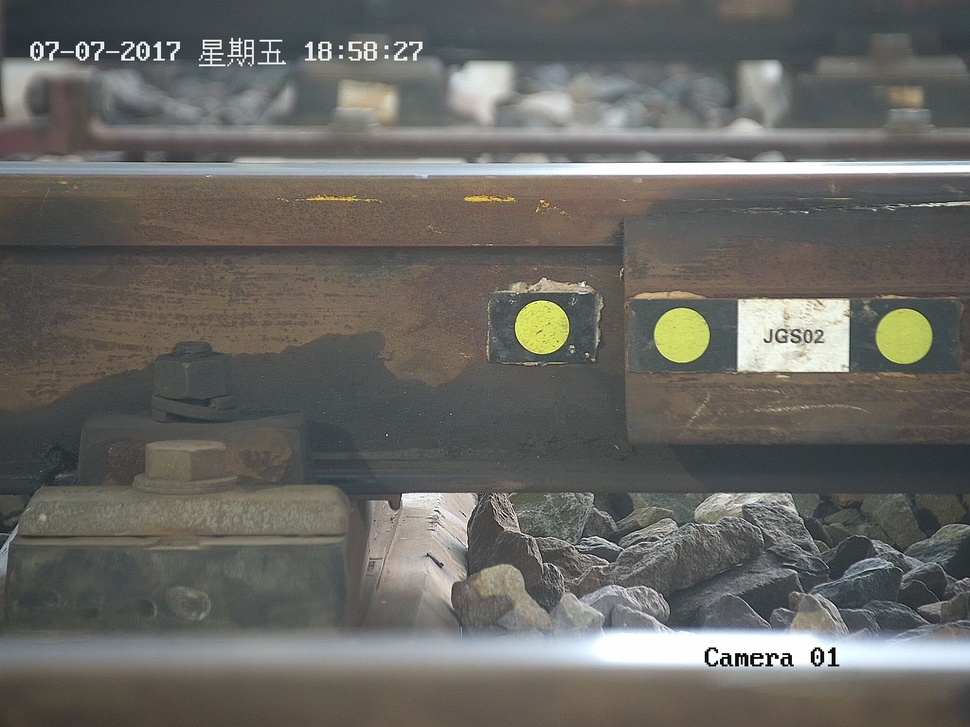
#> input picture 1.jpg, 970 x 727 px, shrunk from 2048 x 1536 before the run
$ python cannytest.py
#> lines starting #> are read from the running program, lines starting #| are printed output that depends on the picture; after the words box and inside, x2 and y2 are one past the last pixel; in counts of white or black regions, pixels touching at a corner belong together
import cv2
import numpy as np


def CannyThreshold(lowThreshold):
    detected_edges = cv2.GaussianBlur(gray, (3, 3), 0)
    detected_edges = cv2.Canny(detected_edges, lowThreshold, lowThreshold * ratio, apertureSize=kernel_size)
    dst = cv2.bitwise_and(img, img, mask=detected_edges)  # just add some colours to edges from original image.
    cv2.imshow('canny demo', dst)


lowThreshold = 0
max_lowThreshold = 200
ratio = 3
kernel_size = 3

img = cv2.imread('1.jpg')
#> img is the input picture: shape (727, 970, 3); mean B, G, R 99, 103.6, 104.7
gray = cv2.cvtColor(img, cv2.COLOR_BGR2GRAY)
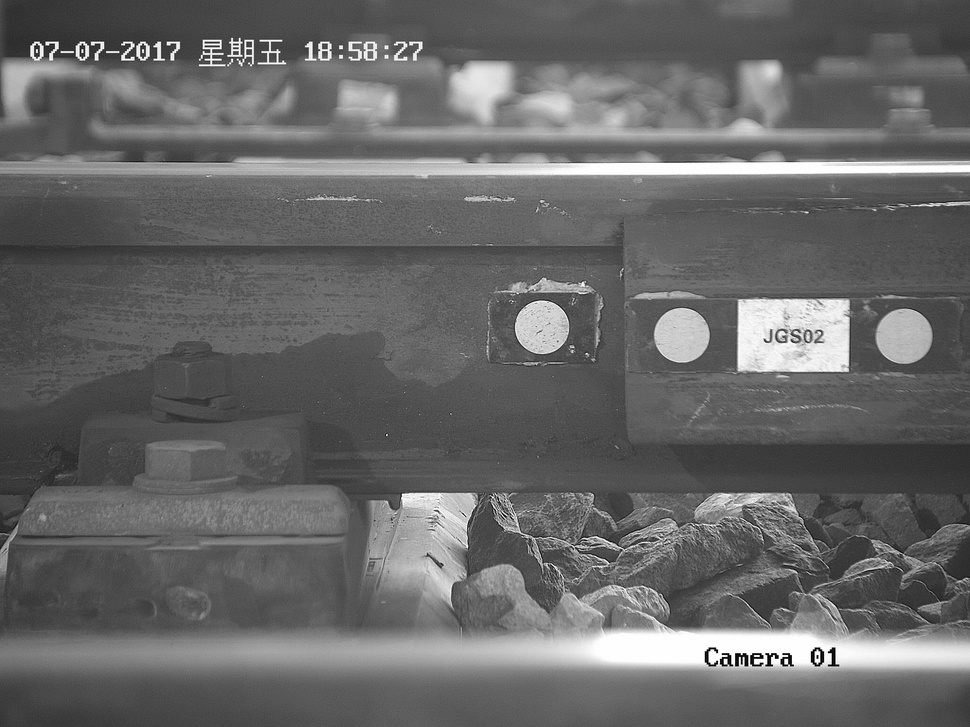
#> gray: shape (727, 970); min 0, max 255, mean 103.4

cv2.namedWindow('canny demo')

cv2.createTrackbar('Min threshold', 'canny demo', lowThreshold, max_lowThreshold, CannyThreshold)
#> slider 'Min threshold' is set to 40

CannyThreshold(0)  # initialization
#> in CannyThreshold, `detected_edges = cv2.Canny(detected_edges, lowThreshold, lowThreshold ..`:
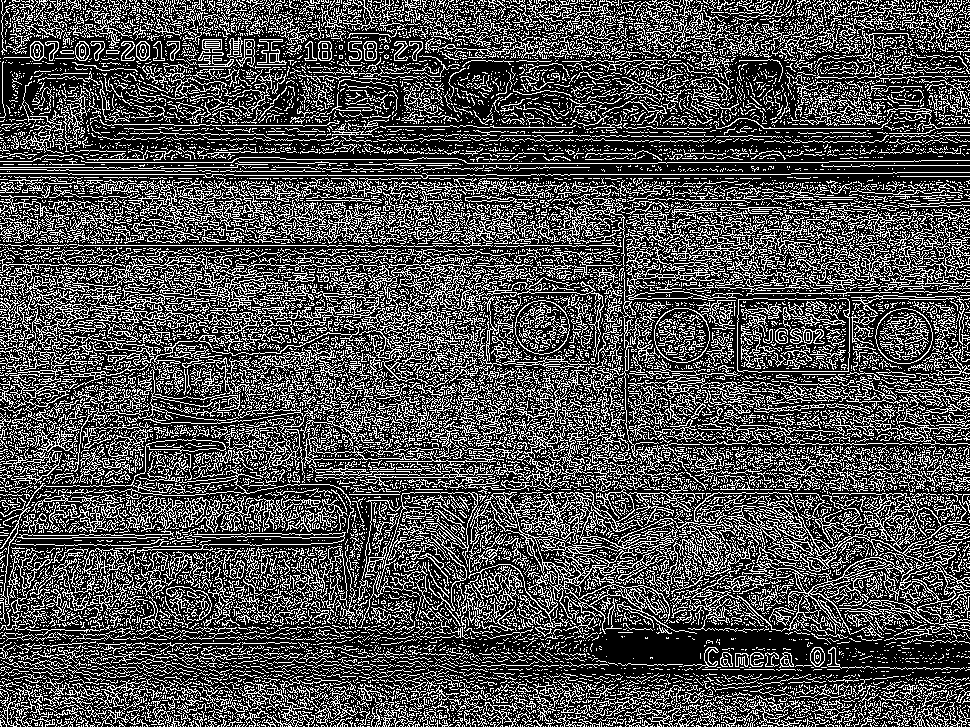
#> detected_edges: shape (727, 970); 30.4% white in thin lines or dots
#> in CannyThreshold, `dst = cv2.bitwise_and(img, img, mask=detected_edges)`:
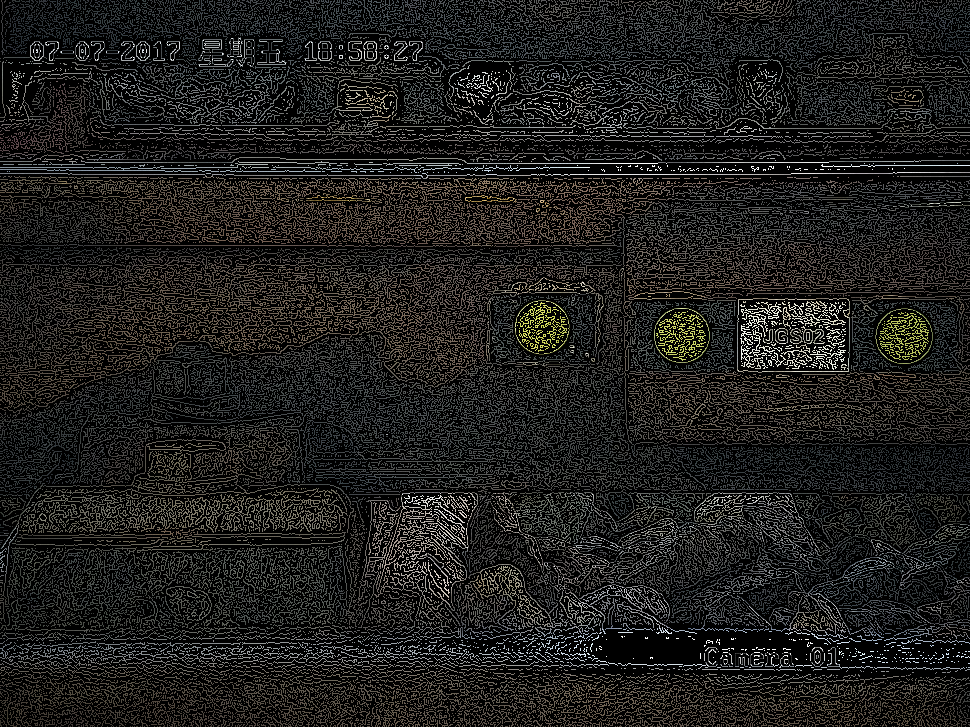
#> dst: shape (727, 970, 3); mean B, G, R 28.8, 30.3, 30.8
if cv2.waitKey(0) == 27:
#> call 2 of CannyThreshold, with lowThreshold = 40
#> in CannyThreshold (call 2), `detected_edges = cv2.Canny(detected_edges, lowThreshold, lowThreshold ..`:
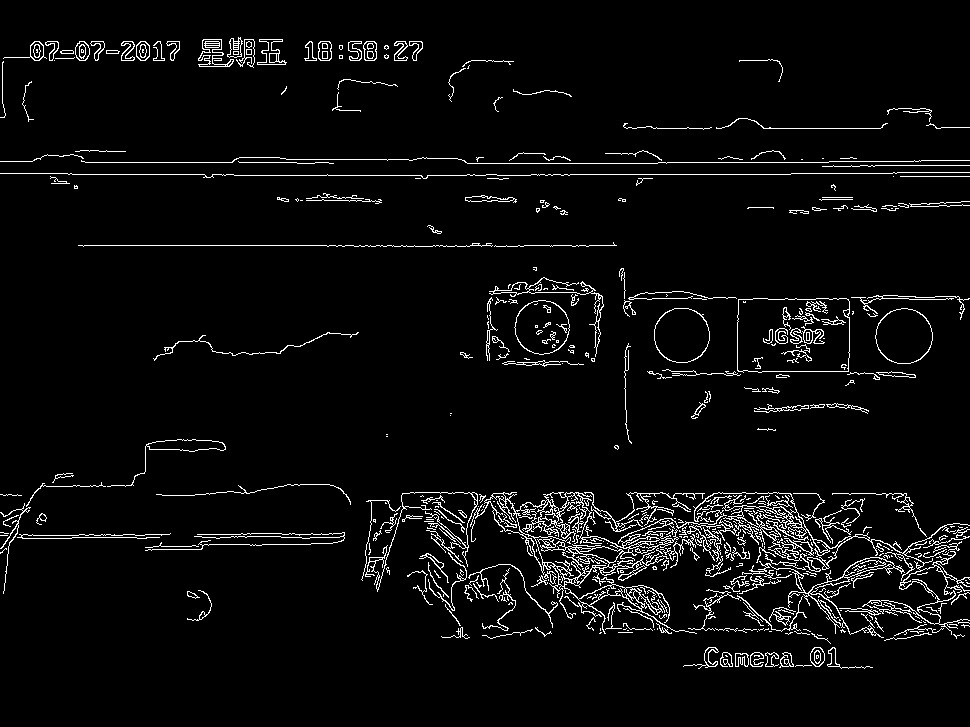
#> detected_edges: shape (727, 970); 4.4% white in thin lines or dots, all inside (x1, y1, x2, y2) = (0, 37, 970, 669)
#> in CannyThreshold (call 2), `dst = cv2.bitwise_and(img, img, mask=detected_edges)`:
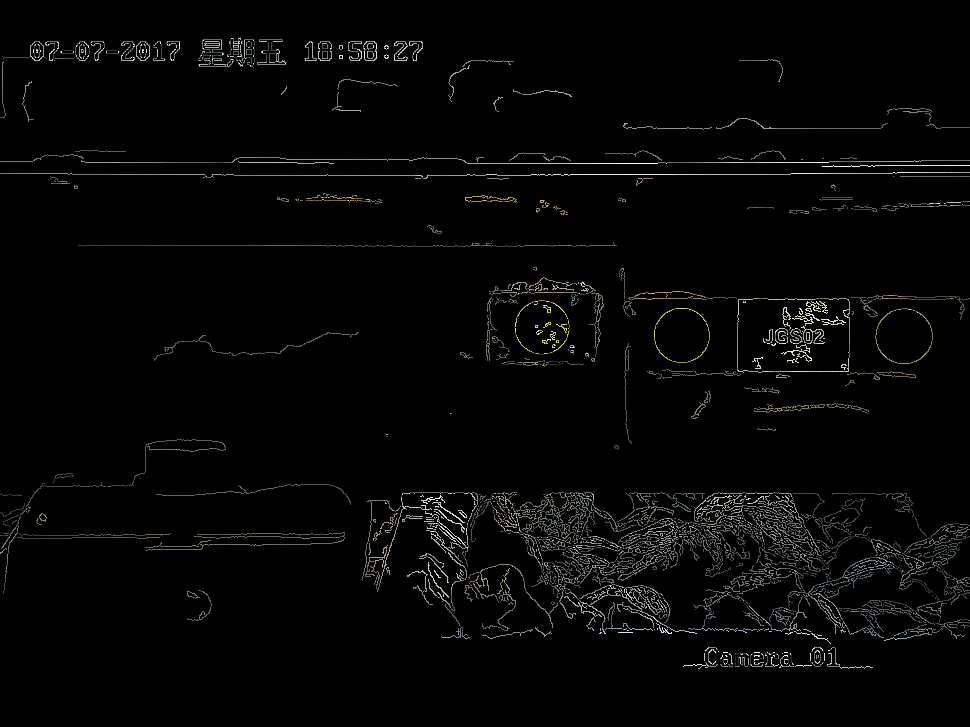
#> dst: shape (727, 970, 3); mean B, G, R 5.2, 5.4, 5.4
#> (key Esc is pressed here)
    cv2.destroyAllWindows()

$ run again, with 2.jpg copied over 1.jpg
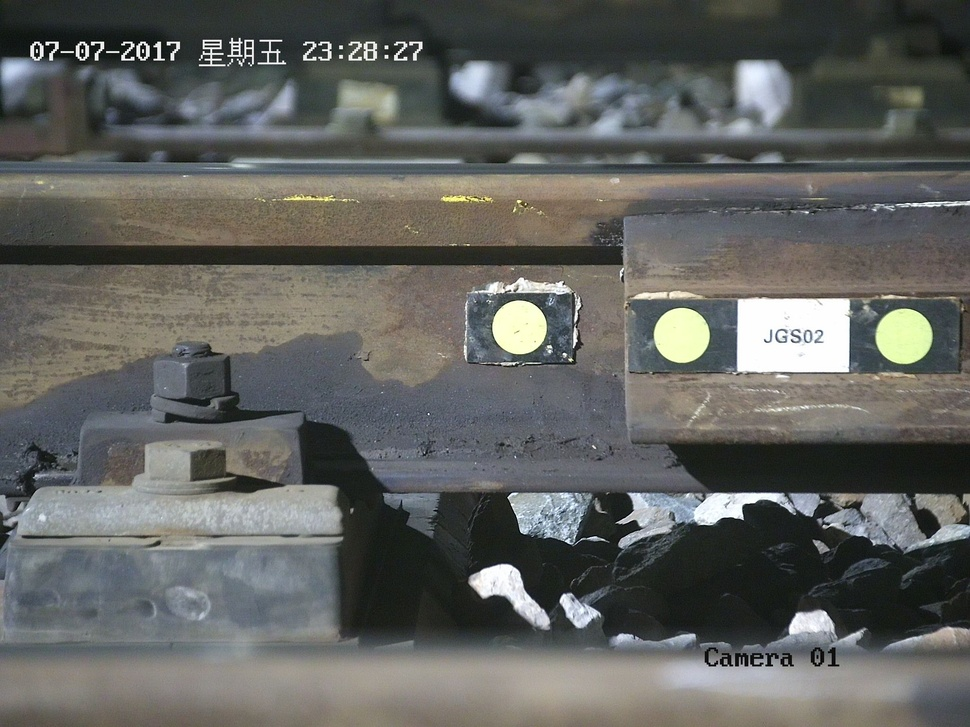
#> input picture 2.jpg, 970 x 727 px, shrunk from 2048 x 1536 before the run
#> img is the input picture: shape (727, 970, 3); mean B, G, R 95.9, 98.9, 97.6
#> in CannyThreshold, `detected_edges = cv2.Canny(detected_edges, lowThreshold, lowThreshold ..`:
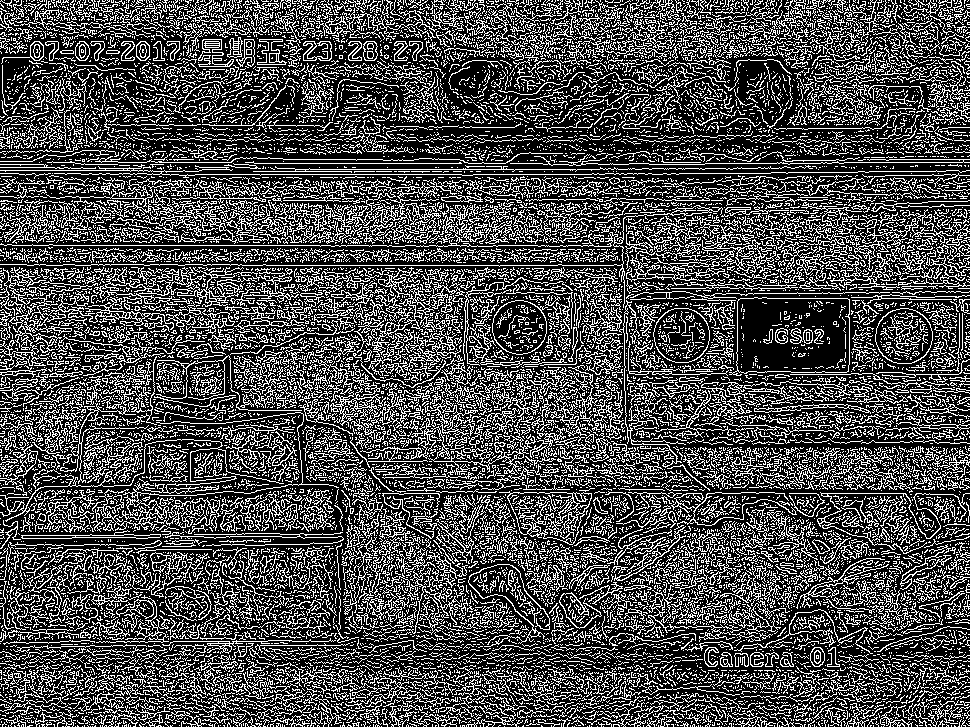
#> detected_edges: shape (727, 970); 29.6% white in thin lines or dots
#> in CannyThreshold (call 2), `dst = cv2.bitwise_and(img, img, mask=detected_edges)`:
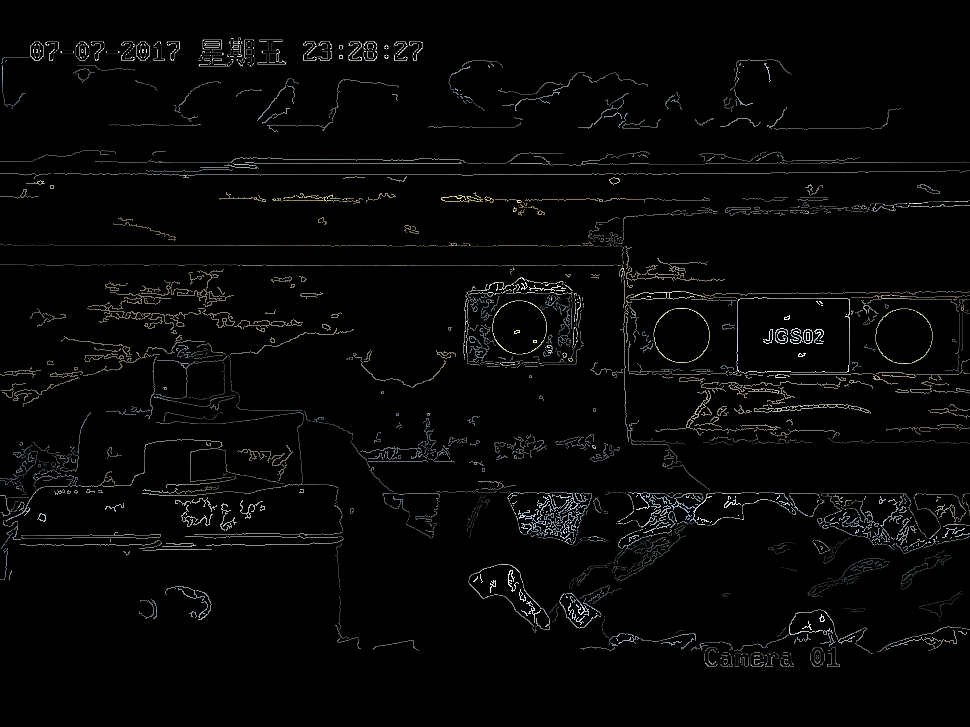
#> dst: shape (727, 970, 3); mean B, G, R 6, 6.1, 6
